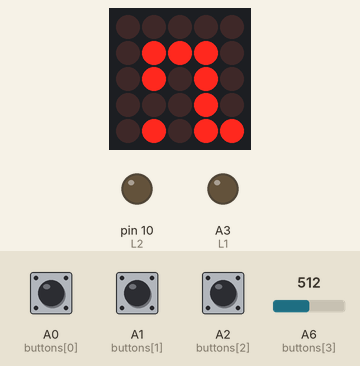
Recording of a sketch running on a simulated Arduino Nano, built with avr-gcc and run on an emulated ATmega328P. Parts: 5×5 LED matrix, output pins drawn as LEDs (lit = HIGH). Wiring (inferred from the names in the program): LED matrix (orientation assumed): rows pin 2, pin 3, pin 4, pin 5, pin 6; columns pin 13, pin 12, pin 9, pin 8, pin 7. The test bench sets the inputs (shaded band); at power-on: A2 (buttons[2]) HIGH, A0 (buttons[0]) HIGH, A1 (buttons[1]) HIGH, A6 (buttons[3]) = 512. Pins used as bus, display or sensor lines are not drawn.

Above: at 0.7 s.
1.3 s: A2 (buttons[2]) pulled LOW for 0.15 s
At 1.56 s:
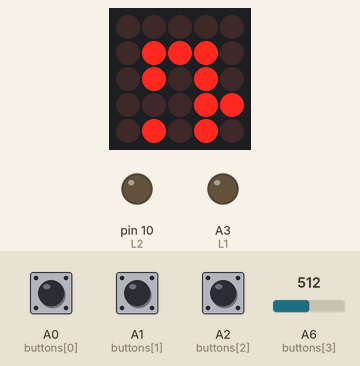
2.0 s: A2 (buttons[2]) pulled LOW for 1 s
At 2.71 s:
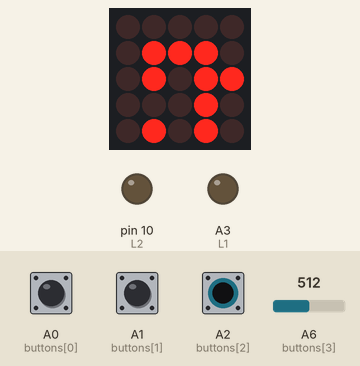
3.6 s: A2 (buttons[2]) pulled LOW for 0.15 s
At 4.0 s:
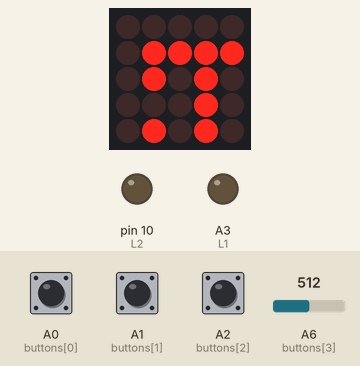
4.3 s: A2 (buttons[2]) pulled LOW for 3.2 s
At 5.2 s:
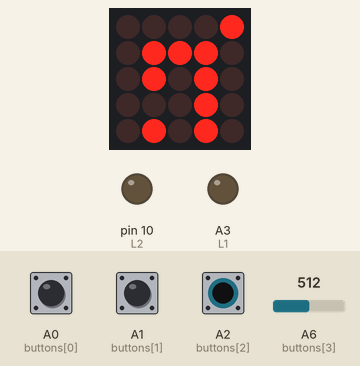
8.1 s: A0 (buttons[0]) pulled LOW for 0.15 s
At 8.66 s:
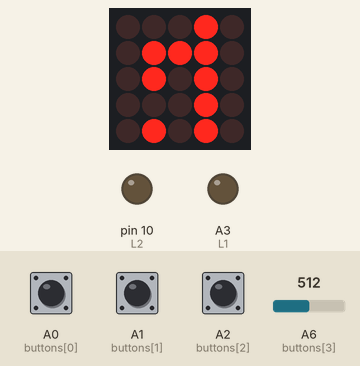
8.8 s: A0 (buttons[0]) pulled LOW for 1 s
At 9.4 s:
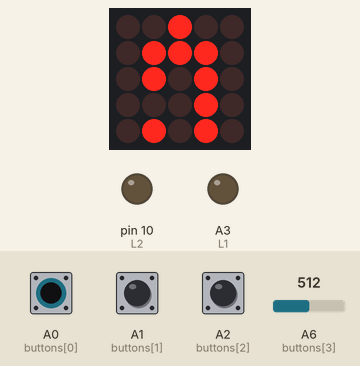
Timing chart, 0 to 11.4 s (numbered marks = the images above; inputs shaded):
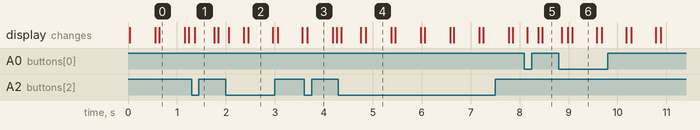

The sketch:

BadgeMaze.ino
```cpp
// PiWars BadgeOS
// 5x5 LED array
// 4 buttons
// Light Sensor
// External connections
//
//////////////////////////////////////////////////
//
// PiWars19 Badge Control Software
//
// 4tronix 2018
//
//////////////////////////////////////////////////

/*
 BadgeOS provides a few functions to make the continuously updated LED display on the badge work without the user having to worry overmuch about it
 The main arduino loop updates the display regularly, checks for button presses and calls the user's code when appropriate
 Users should place all their code in the area provided and use the functions provided.
 It is encouraged to add new characters at the end of the character generator - don't forget to increase the charEnd variable appropriately
*/

#include "FastLED.h"

#define DEBUG         false
//#define REV4

// LED Display
#define NUM_ROWS  5
#define NUM_COLS  5

#ifdef REV4
byte rows[NUM_ROWS] = {2, 3, 4, 5, 6};  // Rows are active HIGH
byte cols[NUM_COLS] = {11, 10, 9, 8, 7};  // Cols are active LOW
#else
byte rows[NUM_ROWS] = {2, 3, 4, 5, 6};  // Rows are active HIGH
byte cols[NUM_COLS] = {13, 12, 9, 8, 7};  // Cols are active LOW
#endif
bool matrix[NUM_COLS][NUM_ROWS];  // this is mapped to the LEDs for displaying
bool mazematrix[NUM_COLS][NUM_ROWS];

// Display scanning definitions
int idx=0;
int scan=0;   // Variable to count scan rate for each character ie. time between columns being activated
#define SCANRATE 50 // times round the loop before changing displayed column

// Buttons and Light Sensor
#define NUM_BUTTONS  4 // number of Button inputs
#ifdef REV4
byte buttons[NUM_BUTTONS] = {A0, A1, A2, A3};
#else
byte buttons[NUM_BUTTONS] = {A0, A1, A2, A6}; // Button 3 is analog read only...
#endif
bool lastButton[NUM_BUTTONS] = {false, false, false, false};
#define LIGHTSENSOR A7


// ======== USER CODE =============================================
//
// Put your user code here. The main Arduino setup() and loop() functions handle the 5x5 display, buttons and sensors
//   progSetup() is called once at the start of the program, at the end of the Ardino setup() function, so all I/O is already setup for you
//   progMain() is called every SCANRATE times around the main Arduino loop(). Use this to handle any dynamic functions like scrolling or animation
//   evButtons(int ID, bool state) is called when any button changes state. ID contains the button number (0..3) and state contains a boolean. true for pressed, false for released
//
// There various support functions that you can call to help develop animations:
//   copyChar(character) copies the data for that chareacter from the character generator to the display matrix. eg. copyChar('A')
//   copy2Chars(character1, character2, offset) copies a window on the 2 characters next to each other, starting at offset and finishing after 5 columns. This allows scrolling. eg. cop2Chars('A', 'B', 3) will display the last 2 columns of 'A' and the first 3 of 'B'
//   bool readButton(ID) will read the current state of button ID. eg. readButton(2) will return true if button 2 is currently pressed, else false
//

// ----------------------------------------
// User variables and defines
byte mode; // Defines the display mode: Static, Scrolling characters, animation, dynamic
int cycle=0;  // Variable to count rate of scrolling
#define CYCLERATE 300
#define SCROLLRATE 100
#define ANIRATE 100
#define PIXELS 1
#define NUM_LEDS 14
#define BRIGHT 80
CRGB leds[NUM_LEDS];
String text1 = "LKJIHHLKJIHHMNOPQQRSTUVV";
String text2 = " TITO RULES";
int charIDX=0;
int offset=0; // offset from start of character. Used in scrolling

int L1 = A3, L2 = 10; // Left Motor Drive pins
int R1 = 11, R2 = A4; // Right Motor Drive pins
int mCount=0;
int mState=0;
int ii=4, jj=4;
long flash_timer;

// ----------------------------------------

// progSetup is called once at the start of the program, after all I/O etc has been setup and initialisation is complete
void progSetup()
{
  pinMode(L1, OUTPUT);
  pinMode(L2, OUTPUT);
  pinMode(R1, OUTPUT);
  pinMode(R2, OUTPUT);

  mazematrix[3][4] = 1;
  mazematrix[3][3] = 1;
  mazematrix[3][2] = 1;
  mazematrix[3][1] = 1;
  mazematrix[2][1] = 1;
  mazematrix[1][1] = 1;
  mazematrix[1][2] = 1;
  mazematrix[1][4] = 1;
  mazematrix[4][5] = 1;

  matrix[3][4] = 1;
  matrix[3][3] = 1;
  matrix[3][2] = 1;
  matrix[3][1] = 1;
  matrix[2][1] = 1;
  matrix[1][1] = 1;
  matrix[1][2] = 1;
  matrix[1][4] = 1;
  matrix[4][5] = 1;
  matrix[0][0] = 0;

  flash_timer = millis();
}

// progMain is called each time column address is changed in display
void progMain()
{
  if ( (millis()-flash_timer) < 500) {
    matrix[ii][jj]=1;
  } else {
    matrix[ii][jj]=0;
  }
  if ( (millis()-flash_timer) > 600) {
    flash_timer = millis();
  }
}

// evButtons is called every time a button changes state
void evButtons(int ID, bool state)
{
  if (state)
  {
    mode = ID;
    matrix[ii][jj]=0;
    switch (mode)
    {
      case 0: if (mazematrix[ii-1][jj] == 0) ii--; if (ii>4) {ii=4;} if (ii<0) {ii=0;} break;
      case 1: if (mazematrix[ii][jj+1] == 0) jj++; if (jj>4) {jj=4;} if (jj<0) {jj=0;} break;
      case 2: if (mazematrix[ii][jj-1] == 0) jj--; if (jj>4) {jj=4;} if (jj<0) {jj=0;} break;
      case 3: if (mazematrix[ii+1][jj] == 0) ii++; if (ii>4) {ii=4;} if (ii<0) {ii=0;} break;
    }
  }
}

// ======== END OF USER CODE ======================================
// You shouldn't have to touch any code from here on


// ======== BadgeOS ===============================================

bool osReadButton (int ID)
{
  if (buttons[ID] == A6)
    return (analogRead(buttons[ID]) < 512);
  else
    return !digitalRead(buttons[ID]);
}

void setup()
{
  for (int i=0; i<NUM_ROWS; i++)
  {
    pinMode(rows[i], OUTPUT);
    digitalWrite(rows[i], LOW); // disable all rows
  }
  for (int i=0; i<NUM_COLS; i++)
  {
    pinMode(cols[i], OUTPUT);
    digitalWrite(cols[i], HIGH);  // disable all columns
  }
  for (int i=0; i<NUM_BUTTONS; i++)
    pinMode(buttons[i], INPUT_PULLUP);
  if (DEBUG)
  {
    Serial.begin(115200);
    Serial.println("Starting...");
    delay(1000);
  }

  progSetup();  // call user's setup function
}

// The main loop continuously displays whatever is in the 5x5 buffer "screen"
// Every 50 (TBC) times around the loop, buttons and sensor(s) are checked and relevant flags or data stored
// After checking buttons and sensors the "progMain" function is called to handle things like changing or scrolling characters, reacting to buttons etc.
// The progMain function is the main user function in which the user's work is done. Try to consume as little time as possible in the function or you may see the display start to flicker
void loop()
{
  bool button;
  delayMicroseconds(10);
  if (++scan > 99)  // change column every hundred loops
  {
    digitalWrite(cols[idx], HIGH);  // disable whatever column we're on right now
    idx = (++idx) % NUM_COLS;
    setCol(idx);
    progMain(); // call user's main function
    scan = 0;
    // check for button changes
    for (int i=0; i<NUM_BUTTONS; i++)
    {
      button = osReadButton(i);
      if (button != lastButton[i])
      {
        lastButton[i] = button;
        evButtons(i, button);
      }
    }
  }
}

void setCol(int col)
{
  digitalWrite(cols[col], HIGH);  // switch off the column, then change the data
  for (int i=0; i<NUM_ROWS; i++)
    digitalWrite(rows[i], matrix[col][i]);
  digitalWrite(cols[col], LOW);   // switch ON the column
}

void flashCol1()
{
  digitalWrite(cols[0], HIGH);  // switch off the column
  digitalWrite(rows[0], HIGH);  // change the data
  digitalWrite(rows[1], LOW);
  digitalWrite(rows[2], HIGH);
  digitalWrite(rows[3], LOW);
  digitalWrite(rows[4], HIGH);
  digitalWrite(cols[0], LOW);   // switch ON the column
  delay(1000);
  digitalWrite(cols[0], HIGH);  // switch off the column
  digitalWrite(rows[0], LOW);  // change the data
  digitalWrite(rows[1], HIGH);
  digitalWrite(rows[2], LOW);
  digitalWrite(rows[3], HIGH);
  digitalWrite(rows[4], LOW);
  digitalWrite(cols[0], LOW);   // switch ON the column
  delay(1000);
}
```

Measured:
- after the input at 1.3 s, the display: changes after 0.06 s (image 1)
- after the input at 2.0 s, the display: changes after 0.06 s (image 2)
- after the input at 3.6 s, the display: changes after 0.06 s (image 3)
- after the input at 4.3 s, the display: changes after 0.06 s (image 4)
- after the input at 8.1 s, the display: changes after 0.06 s (image 5)
- after the input at 8.8 s, the display: changes after 0.06 s (image 6)
- what the display in image 0 shows lasts 0.6 s, from 0.6 s to 1.2 s
